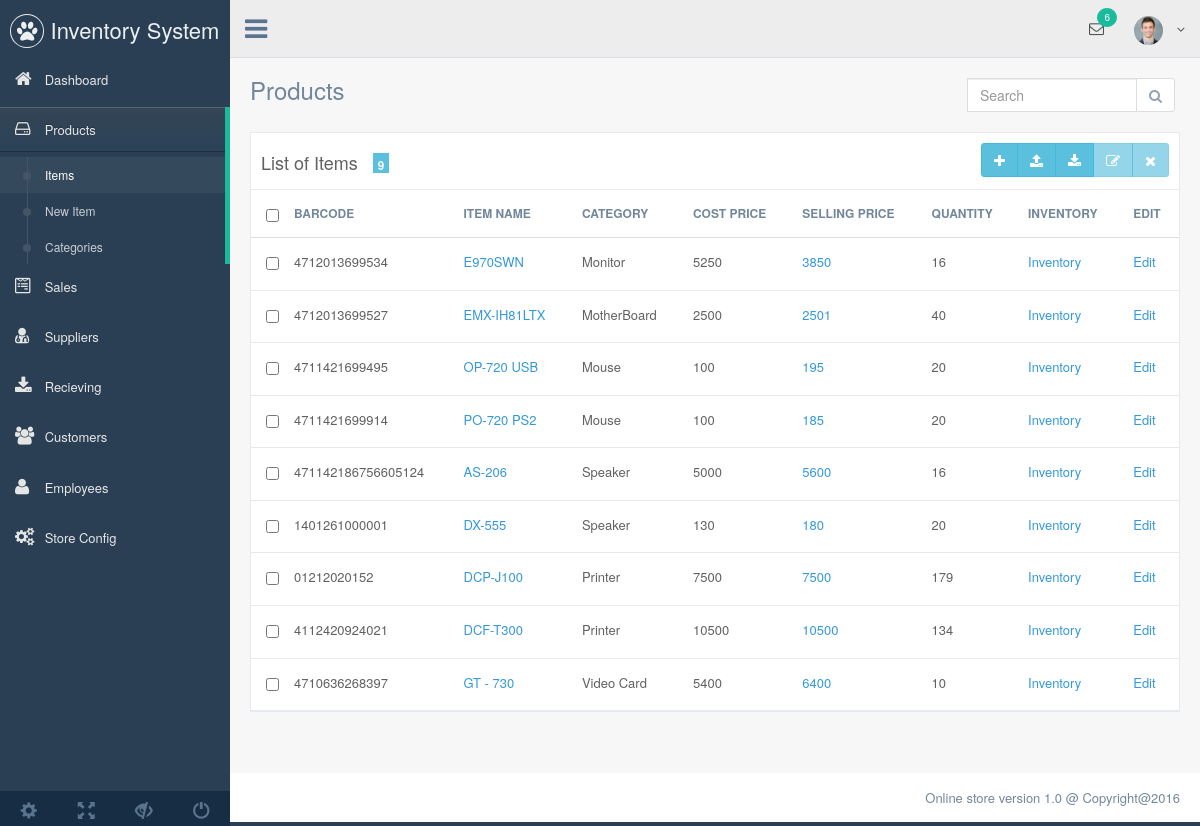
The page /products.php (signed in) on the database its author committed.
### tables this page shows
CREATE TABLE `products` (
  `id` int(11) NOT NULL AUTO_INCREMENT,
  `itemcode` varchar(225) NOT NULL,
  `barcode` varchar(225) NOT NULL,
  `itemname` varchar(225) NOT NULL,
  `categories` varchar(225) NOT NULL,
  `brand` varchar(225) NOT NULL,
  `supplier` varchar(50) NOT NULL,
  `cost` double NOT NULL DEFAULT '0',
  `price` double NOT NULL DEFAULT '0',
  `qty` int(11) NOT NULL,
  `date_added` varchar(225) NOT NULL,
  `level` varchar(225) NOT NULL,
  `person` varchar(225) NOT NULL,
  `description` varchar(100) NOT NULL,
  `image` blob NOT NULL,
  `status` varchar(25) NOT NULL DEFAULT 'active',
  PRIMARY KEY (`id`)
);

CREATE TABLE `categories` (
  `id` int(11) NOT NULL AUTO_INCREMENT,
  `name` varchar(25) NOT NULL,
  `description` varchar(250) NOT NULL,
  `tag` varchar(250) NOT NULL,
  PRIMARY KEY (`id`)
);

### config/Database.php (called while the page is built, shortened)
<?php
	class Database {
		private $localhost = "localhost";
		private $username = "root";
		private $password = "";
		private $database ="pto";
		function  connect(){
			 $connect = mysqli_connect($this->localhost, $this->username, $this->password, $this->database);
			return $connect;
		}
	}
?>

### core/Class/Products.php (called while the page is built, shortened)
<?php
 class Products {
 	private $conn;
    private $table = "products";
 	function __construct() {
        $db = new Database();
        $this->conn = $db->Connect();
        return $this->conn;
    }
    function lists(){
         $sql = "SELECT * FROM ". $this->table ." as P LEFT JOIN categories as C on  P.category = C.cat_id";
         $result = mysqli_query($this->conn,$sql);
         return $result;
    }
 }

### views/Products/products.php (the view, shortened to what this page needs)
 <?php
 $products =  new Products();
 $lists =  $products->lists();
 ?>
<form method="post" action="products.php?page=search">
    <div class="title_right">
          <div class="col-md-5 col-sm-5 col-xs-12 form-group pull-right top_search">
            <div class="input-group">
              <input type="text" name="search" class="form-control" placeholder="Search">
              <span class="input-group-btn">
              <button class="btn btn-default" type="submit" name="btnsearch"><i class="fa fa-search"></i></button>
              </span>
            </div>
          </div>
    </div>
</div>
<div class="clearfix"></div>
<form method="post" action="">
            <div class="row">
              <div class="col-md-12 col-sm-12 col-xs-12">
                <div class="table_panel">
                  <div class="table_title">
                    <h2>List of Items <small class="count"><?php echo $lists->num_rows ?></small> </h2>
 <div class="form-inline">
<div class="form-group pull-right">
<div class="btn-group" role="group" aria-label="...">
<button type="submit" name="new"  class="btn btn-info btn-padding" data-toggle="tooltip" data-placement="bottom" title="New Item"><i class="fa fa-plus"></i></button>
<button type="button" id="export" class="btn btn-info btn-padding" data-toggle="tooltip" data-placement="bottom" title="Export"><i class="fa  fa-upload"></i></button>
<button type="button" class="btn btn-info btn-padding" data-toggle="tooltip" data-placement="bottom" title="Import"><i class="fa  fa-download"></i></button>
<button type="submit"  name="edit"  class="btn btn-info btn-padding enabled" data-toggle="tooltip" data-placement="bottom" title="Edit Item" disabled ><i class="fa fa-edit"></i></button>
<button type="submit"   id="delete" name="delete"  class="btn btn-info btn-padding enabled" data-toggle="tooltip" data-placement="bottom" title="Delete Item" disabled><i class="fa fa-times" ></i></button>
</div>
</div>
</div>
   <div class="clearfix"></div>
                  </div>
                  <div class="table_content" id="data_table">
                     <table class="table table-responsive table-hover table-no-border">
<thead>
<tr>
    <th width="1%;"><input type="checkbox" class="checkbox" id ="selectall"></th>
    <th>Barcode</th>
    <th>Item Name</th>
    <th>Category</th>
    <th>Cost Price</th>
    <th>Selling Price</th>
    <th>Quantity</th>
    <th>Inventory</th>
    <th>Edit</th>
</tr>
</thead>
<tbody>
 <?php
    foreach ($lists as $key => $db) {
      echo "<tr>";
      echo "<th><input type='checkbox' name='checkbox[]' class='checked' value='".$db['item_id']."'></th>";
      echo "<th>".$db['barcode']."</th>";
      echo "<th><a id='".$db['item_id']."' data-toggle='modal' class='view_info' >".$db['item_name']."</a></th>";
      echo "<th>".$db['cat_name']."</th>";
      echo "<th>".$db['cost']."</th>";
      echo "<th><a id='".$db['item_id']."' class='update_price'>".$db['price']."</a></th>";
      echo "<th>".$db['quantity']."</th>";
      echo "<th><a href='products.php?page=inventory&id=".$db['item_id']."'>Inventory</a></th>";
      echo "<th><a href='products.php?page=edit&id=".$db['item_id']."'>Edit</a></th>";
      echo "</tr>";
    }
?>
</tbody>
</table>
                  </div>
                </div>
              </div>
            </div>
</form>

### rows shown on the page
products: barcode "4712013699534", item_name "E970SWN", categories.cat_name "Monitor", cost "5250", price "3850", quantity "16"
products: barcode "4712013699527", item_name "EMX-IH81LTX", categories.cat_name "MotherBoard", cost "2500", price "2501", quantity "40"
products: barcode "4711421699495", item_name "OP-720 USB", categories.cat_name "Mouse", cost "100", price "195", quantity "20"
products: barcode "4711421699914", item_name "PO-720 PS2", categories.cat_name "Mouse", cost "100", price "185", quantity "20"
products: barcode "471142186756605124", item_name "AS-206", categories.cat_name "Speaker", cost "5000", price "5600", quantity "16"
products: barcode "1401261000001", item_name "DX-555", categories.cat_name "Speaker", cost "130", price "180", quantity "20"
products: barcode "01212020152", item_name "DCP-J100", categories.cat_name "Printer", cost "7500", price "7500", quantity "179"
products: barcode "4112420924021", item_name "DCF-T300", categories.cat_name "Printer", cost "10500", price "10500", quantity "134"
products: barcode "4710636268397", item_name "GT - 730", categories.cat_name "Video Card", cost "5400", price "6400", quantity "10"

### other values the page prints
$lists->num_rows "9"
